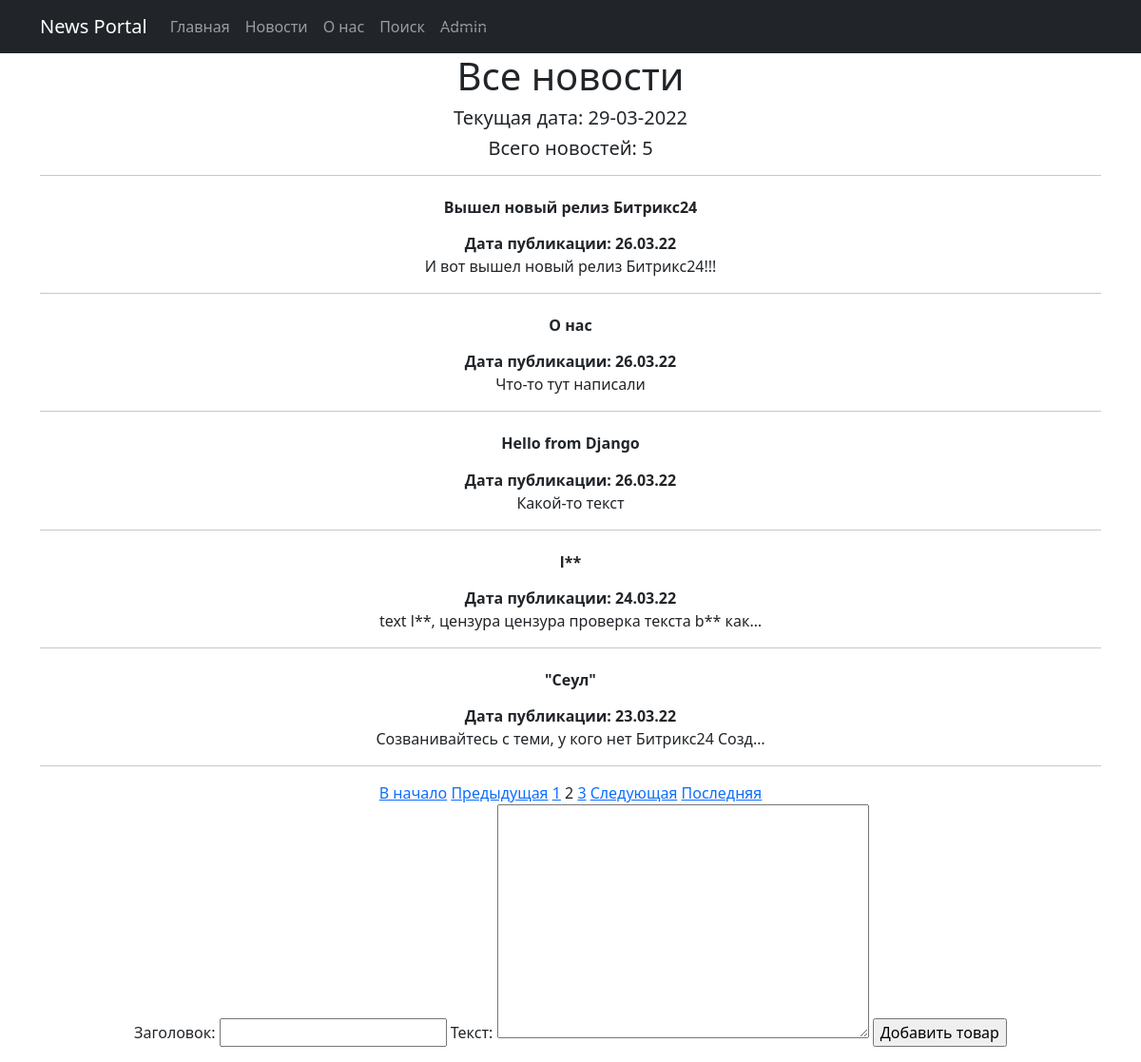
Screenshot of /news/?page=2 with the database file from the repository.
### NewsPortalApp/models.py (models this page shows, shortened)
class Post(models.Model):
    author_connect = models.ForeignKey(Author, on_delete=models.CASCADE)
    NEWS = 'NW'
    ARTICLE = 'AR'
    CATEGORY_CHOISES = (
        (NEWS, 'Новость'),
        (ARTICLE, 'Статья')
    )
    category_type = models.CharField(max_length=2, choices=CATEGORY_CHOISES, default=ARTICLE)
    date_create = models.DateTimeField(auto_now_add=True, verbose_name='Дата публикации')
    post_category = models.ManyToManyField(Category, through='PostCategory')
    title = models.CharField(max_length=128, verbose_name='Заголовок')
    text = models.TextField(verbose_name='Текст')
    rating = models.SmallIntegerField(default=0)
    class Meta:
        verbose_name = 'Публикация'
        verbose_name_plural = 'Публикации'

### NewsPortalApp/views.py (the view, shortened to what this page needs)
# urls.py: path('', PostList.as_view()),
class PostList(ListView):
    model = Post  # указываем модель, объекты которой мы будем выводить
    template_name = 'posts.html'  # указываем имя шаблона, в котором будет лежать HTML, в котором будут все
    context_object_name = 'posts'  # это имя списка, в котором будут лежать все объекты, его надо указать,
    queryset = Post.objects.order_by('-id')
    paginate_by = 5
    comments = Comment.objects.all()
    form_class = PostForm  # добавляем форм класс, чтобы получать доступ к форме через метод POST
    def get_context_data(self, **kwargs):
        context = super().get_context_data(**kwargs)
        context['time_now'] = datetime.utcnow()  # добавим переменную текущей даты time_now
        context['form'] = PostForm()
        return context

### NewsPortalApp/forms.py
class PostForm(ModelForm):
    class Meta:
        model = Post
        fields = ['title', 'text']

### NewsPortalApp/templatetags/customfilters.py (called while the page is built)
@register.filter(name='censor')
def censor(text):
    replace_values = {'lol': 'l**', 'bot': 'b**'}
    for i, j in replace_values.items():
        text = text.replace(i, j)
    return text

### templates/posts.html (shortened to what this page needs)
{% extends 'flatpages/default.html' %}
{% load customfilters %}
{% block content %}
    <h1>Все новости</h1>
    <h5>Текущая дата: {{ time_now|date:'d-m-Y' }}</h5>
    <h5>Всего новостей: {{ posts|length }}</h5><hr>
    {% for post in posts %}
        <h6><b><a style="color: #212529" class="nav-link" href="/news/{{ post.id }}">{{ post.title|censor }}</a></b></h6>
        <b>Дата публикации: {{ post.date_create|date:'d.m.y' }}</b>
        <br>{{ post.text|truncatechars:50|censor }}
        <hr>
    {% endfor %}
    {% if is_paginated %}
    {% if page_obj.has_previous %}
        <a href="?page=1">В начало</a>
        <a href="?page={{ page_obj.previous_page_number }}">Предыдущая</a>
    {% endif %}
    {% for num in page_obj.paginator.page_range %}
        {% if page_obj.number == num %}
            <a>{{ num }}</a>
        {% elif num > page_obj.number|add:'-3' and num < page_obj.number|add:'3' %}
            <a href="?page={{ num }}">{{ num }}</a>
        {% endif %}
    {% endfor %}
    {% if page_obj.has_next %}
        <a href="?page={{ page_obj.next_page_number }}">Следующая</a>
        <a href="?page={{ page_obj.paginator.num_pages }}">Последняя</a>
    {% endif %}
    {% endif %}
    <form method="POST">
        {{ form }}
        <input type="submit" value="Добавить товар">
    </form>
{% endblock content %}

### rows the page displays
Post: title|censor "Вышел новый релиз Битрикс24", date_create "26.03.22", text|censor "И вот вышел новый релиз Битрикс24!!!"
Post: title|censor "О нас", date_create "26.03.22", text|censor "Что-то тут написали"
Post: title|censor "Hello from Django", date_create "26.03.22", text|censor "Какой-то текст"
Post: title|censor "l**", date_create "24.03.22", text|censor "text l**, цензура цензура проверка текста b** как…"
Post: title|censor "\"Сеул\"", date_create "23.03.22", text|censor "Созванивайтесь с теми, у кого нет Битрикс24 Созд…"

### other values shown
{{ time_now|date:'d-m-Y' }} "29-03-2022"
{{ posts|length }} "5"
{{ num }} "1" "3"
{{ num }} "2"
